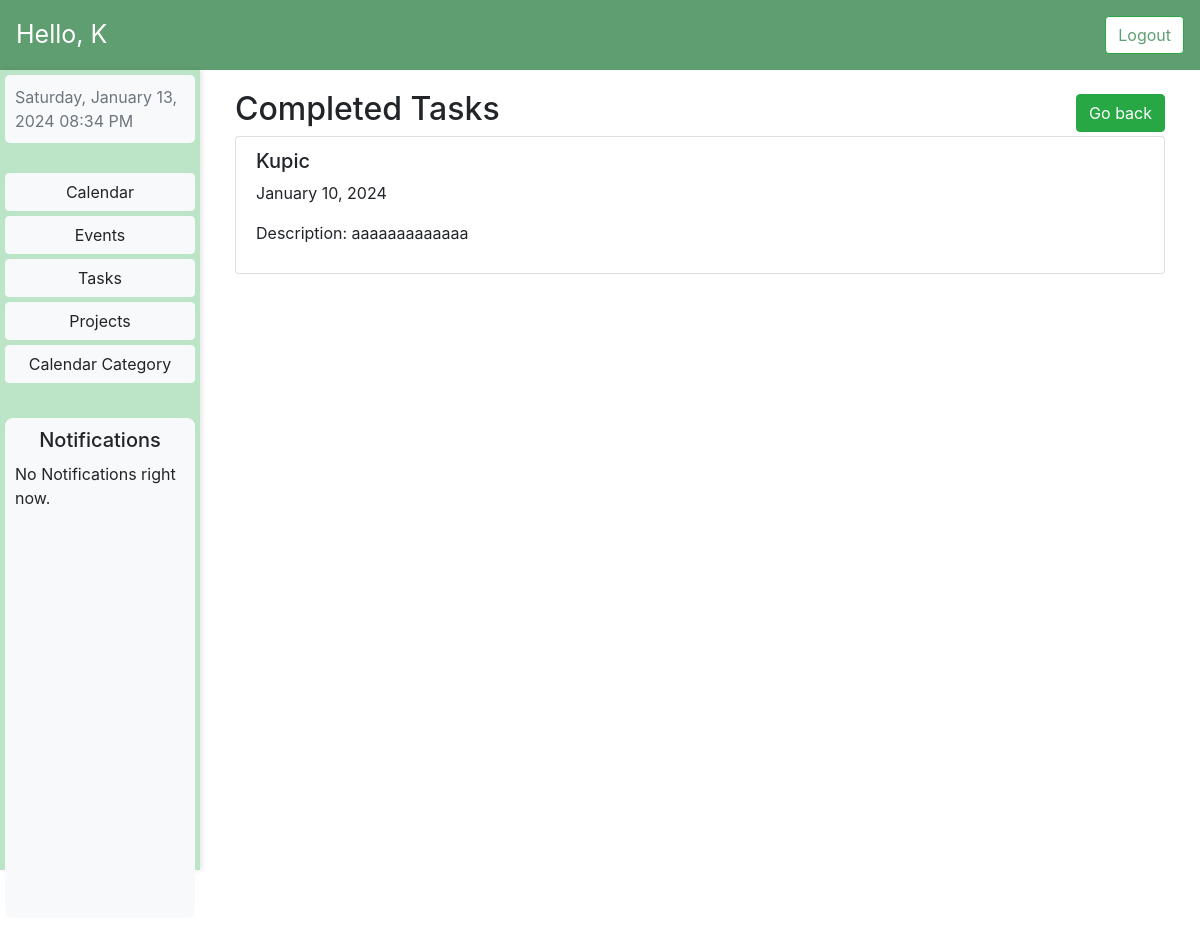
The page /completed-tasks/ (signed in) on the database its author committed.
### MyCalendar/models.py (models this page shows)
class Task(models.Model):
    HIGH_PRIORITY = 1
    MEDIUM_PRIORITY = 2
    LOW_PRIORITY = 3
    PRIORITY_CHOICES = [
        (HIGH_PRIORITY, 'High Priority'),
        (MEDIUM_PRIORITY, 'Medium Priority'),
        (LOW_PRIORITY, 'Low Priority'),
    ]
    user = models.ForeignKey(User, on_delete=models.CASCADE)
    title = models.CharField(max_length=200)
    description = models.TextField(blank=True)
    start_date = models.DateField()
    priority = models.IntegerField(choices=PRIORITY_CHOICES)
    completed = models.BooleanField(default=False)

### MyCalendar/views.py (the view)
# urls.py: path('completed-tasks/', completed_tasks_view, name='completed_tasks'),
def completed_tasks_view(request):
    completed_tasks = Task.objects.filter(completed=True, user=request.user).order_by('-start_date')
    return render(request, 'completed_tasks.html', {
        'completed_tasks': completed_tasks,
    })

### MyCalendar/context_processors.py (called while the page is built, shortened)
def global_notifications(request):
    notifications = []
    if request.user.is_authenticated:
        projects = Project.objects.filter(user=request.user, completed=False)
        current_date = timezone.now().date()
        for project in projects:
            if project.end_date and current_date <= project.end_date <= current_date + timedelta(days=1):
                notification = {
                    'title': 'Project is ending soon.',
                    'content': f'Title: {project.title} <br> End Date: {project.end_date.strftime("%B %d, %Y")}',
                }
                notifications.append(notification)
        events = Event.objects.filter(user=request.user, end_date__gte=timezone.now(), start_date__gte=timezone.now())
    return {'global_notifications': notifications}

### templates/completed_tasks.html (shortened to what this page needs)
{% extends 'dashboard.html' %}
{% load static %}
{% block styles %}
    <link rel="stylesheet" type="text/css" href="{% static 'css/dashboard.css' %}">
{% endblock %}
{% block dynamic_content %}
    <div class="row mar">
         <div class="col-md-12">
             <div class="d-flex justify-content-between align-items-center">
                <h2 class="mr-auto">Completed Tasks</h2>
                <a href="{% url 'task_list' %}" class="btn btn-success ml-auto">Go back</a>
            </div>
            <ul class="list-group">
                {% for task in completed_tasks %}
                    <li class="list-group-item">
                        <div class="d-flex justify-content-between align-items-center">
                            <div>
                                <h5>{{ task.title }}</h5>
                                <p>{{ task.start_date|date:"F d, Y" }}</p>
                                {% if task.description %}
                                    <p>Description: {{ task.description }}</p>
                                {% endif %}
                            </div>
                        </div>
                    </li>
                {% empty %}
                    <p>No completed tasks found.</p>
                {% endfor %}
            </ul>
        </div>
    </div>
{% endblock %}

### templates/dashboard.html (shortened to what this page needs)
{% extends 'base.html' %}
{% load static %}
{% block content %}
    <nav class="navbar navbar-expand-lg navbar-light" style="background-color: #5F9E70;">
        <span class="navbar-text text-white" style="font-size: 25px;">
            Hello, {{ request.user.username }}
        </span>
        <div class="collapse navbar-collapse" id="navbarNav">
            <ul class="navbar-nav ml-auto">
                <li class="nav-item">
                    <form method="post" action="{% url 'logout' %}" class="d-flex">
                        <button type="submit" class="btn btn-success btn-block" style="background-color: white; color: #5F9E70;">Logout</button>
                    </form>
                </li>
            </ul>
        </div>
    </nav>
    <div class="container-fluid">
        <div class="row">
            <div class="col-md-2 custom-background">
                <div id="datetime-info" class="text-muted"></div>
                <div class="vertical-menu ">
                    <a href="{% url 'dashboard' %}" class="btn btn-light">Calendar</a>
                    <a href="{% url 'events' %}" class="btn btn-light">Events</a>
                    <a href="{% url 'task_list' %}" class="btn btn-light">Tasks</a>
                    <a href="{% url 'projects' %}" class="btn btn-light">Projects</a>
                    <a href="{% url 'category_list' %}" class="btn btn-light">Calendar Category</a>
                    <div class="notification-box">
                        <div class="notification-header">
                            <h5>Notifications</h5>
                        </div>
                        <div class="notification-items" id="notification-items">
                        {% for notification in global_notifications %}
                            <div class="notification-item">
                                <h5 style="font-weight: bold; font-size: 18px;">{{ notification.title }}</h5>
                                <p>{{ notification.content|safe }}</p>
                            </div>
                        {% empty %}
                            <p>No Notifications right now.</p>
                        {% endfor %}
                    </div>
                    </div>
                </div>
            </div>
            <div class="col-md-10">
                {% block dynamic_content %}
                {% endblock %}
            </div>
        </div>
    </div>
{% endblock %}

### static/css/dashboard.css (style rules this page uses)
html { width: 100%; height: 100%; margin: 0; padding: 0; }
body { margin: 0; padding: 0; height: 100%; overflow: hidden; }
#datetime-info { background-color: #f8f9fa; padding: 10px; border-radius: 5px; }
.container-fluid, .row { height: 100%; }
.custom-background { background-color: rgba(122, 204, 144, 0.5); padding: 5px; box-shadow: 2px 0 5px rgba(0, 0, 0, 0.1); height: 100%; }
.vertical-menu { margin-top: 30px; display: flex; flex-direction: column; }
.vertical-menu a { margin-bottom: 5px; }
.mar { padding: 20px; }
.notification-box { background-color: #f8f9fa; border-radius: 8px; padding: 10px; height: 500px; margin-bottom: 5%; margin-top: 30px; }
.notification-header { text-align: center; margin-bottom: 10px; }
.notification-items { height: 100%; overflow-y: auto; }

### rows shown on the page
Task: title "Kupic", start_date "January 10, 2024", description "aaaaaaaaaaaaa"

### other values the page prints
{{ request.user.username }} "K"
